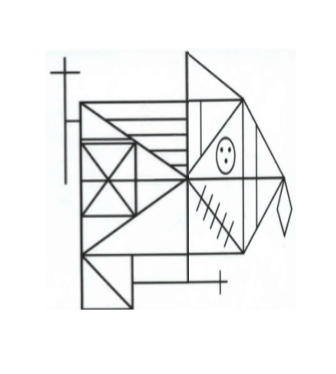
#> input picture Images/dataset1_reyDistorsiones/t7.png, 336 x 374 px, found by its file name
$ jupyter execute EX2_Dataset1_BRIEF_with_OpenCV.ipynb   (shell and % lines are left out)
#> lines starting #> are read from the running program, lines starting #| are printed output that depends on the picture
<a href="https://colab.research.google.com/github/DayrisRM/VisionArtificial-M0T/blob/master/EX2_Dataset1_BRIEF_with_OpenCV.ipynb" target="_parent"></a>

[cell 1]
import cv2
import matplotlib.pyplot as plt
import numpy as np

[cell 2]
# Load the image
imagePrefix = 't7'
image1 = cv2.imread(imagePrefix + '.png')
#> image1 is the input picture: shape (374, 336, 3); mean B, G, R 242.1, 242.1, 241.4

# Convert the training image to RGB
training_image = cv2.cvtColor(image1, cv2.COLOR_BGR2RGB)

# Convert the training image to gray scale
training_gray = cv2.cvtColor(training_image, cv2.COLOR_RGB2GRAY)

[cell 3]
# Create test image by adding Scale Invariance and Rotational Invariance
test_image = cv2.pyrDown(training_image)
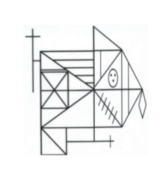
#> test_image: shape (187, 168, 3); mean R, G, B 241.4, 242.1, 242.1
test_image = cv2.pyrDown(test_image)
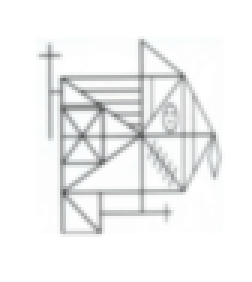
#> test_image: shape (94, 84, 3) (shown 3 times larger); mean R, G, B 241.5, 242.1, 242.2
num_rows, num_cols = test_image.shape[:2]
#> num_rows = 94; num_cols = 84

rotation_matrix = cv2.getRotationMatrix2D((num_cols/2, num_rows/2), 30, 1)
test_image = cv2.warpAffine(test_image, rotation_matrix, (num_cols, num_rows))
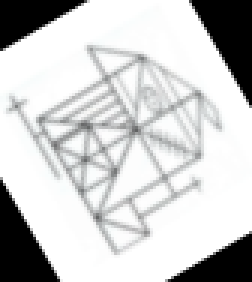
#> test_image: shape (94, 84, 3) (shown 3 times larger); mean R, G, B 201.6, 202.2, 202.2

test_gray = cv2.cvtColor(test_image, cv2.COLOR_RGB2GRAY)

[cell 4]
# Display traning image and testing image
fx, plots = plt.subplots(1, 2, figsize=(20,10))

plots[0].set_title("Training Image")
plots[0].imshow(training_image)

plots[1].set_title("Testing Image")
plots[1].imshow(test_image)
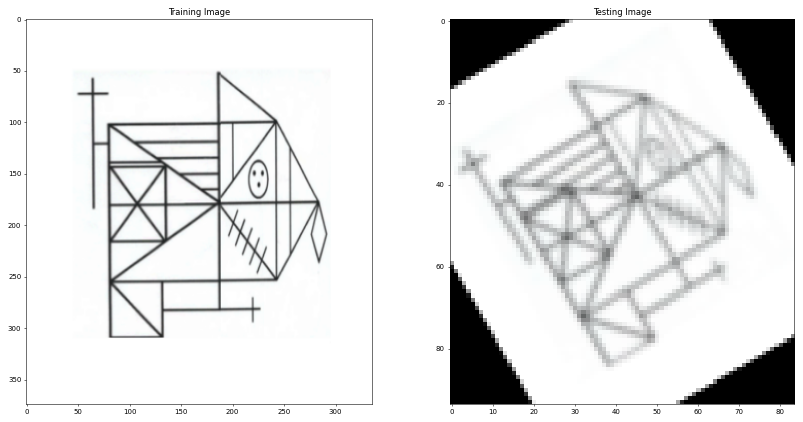
#> figure drawn by matplotlib, 2 panels

[cell 5]
#Detect keypoints and Create Descriptor
fast = cv2.FastFeatureDetector_create()
brief = cv2.xfeatures2d.BriefDescriptorExtractor_create()

train_keypoints = fast.detect(training_gray, None)
#> train_keypoints = 487 keypoints; strongest (x, y, size): (221, 150, 7), (229, 150, 7), (186, 52, 7), (78, 72, 7)
test_keypoints = fast.detect(test_gray, None)
#> test_keypoints = 199 keypoints; strongest (x, y, size): (13, 39, 7), (48, 77, 7), (30, 16, 7), (45, 43, 7)

train_keypoints, train_descriptor = brief.compute(training_gray, train_keypoints)
test_keypoints, test_descriptor = brief.compute(test_gray, test_keypoints)
#> test_keypoints = 71 keypoints; strongest (x, y, size): (45, 43, 7), (28, 53, 7), (38, 57, 7), (34, 49, 7)

keypoints_without_size = np.copy(training_image)
keypoints_with_size = np.copy(training_image)

cv2.drawKeypoints(training_image, train_keypoints, keypoints_without_size, color = (0, 255, 0))
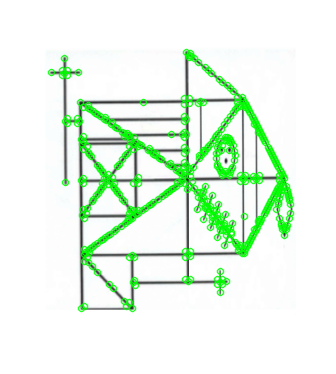
#> keypoints_without_size: shape (374, 336, 3); mean R, G, B 229.9, 246.6, 230.4

cv2.drawKeypoints(training_image, train_keypoints, keypoints_with_size, flags = cv2.DRAW_MATCHES_FLAGS_DRAW_RICH_KEYPOINTS)
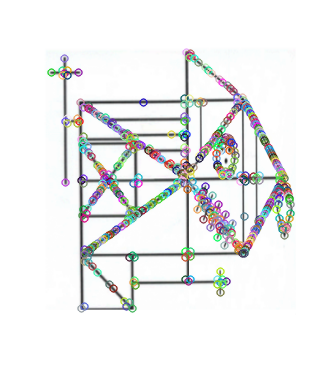
#> keypoints_with_size: shape (374, 336, 3); mean R, G, B 237.2, 237.8, 237.7

[cell 6]
# Display image with and without keypoints size
fx, plots = plt.subplots(1, 2, figsize=(20,10))

plots[0].set_title("Train keypoints With Size")
plots[0].imshow(keypoints_with_size, cmap='gray')

plots[1].set_title("Train keypoints Without Size")
plots[1].imshow(keypoints_without_size, cmap='gray')

cv2.imwrite('brief_' + imagePrefix + '_keypoints_with_size.png',keypoints_with_size)
cv2.imwrite('brief_' + imagePrefix + '_keypoints_without_size.png',keypoints_without_size)
#> Out = True

[cell 7]
# Print the number of keypoints detected in the training image
print("Number of Keypoints Detected In The Training Image: ", len(train_keypoints))
#| Number of Keypoints Detected In The Training Image:  487

# Print the number of keypoints detected in the query image
print("Number of Keypoints Detected In The Query Image: ", len(test_keypoints))
#| Number of Keypoints Detected In The Query Image:  71

[cell 8]
#Matching Keypoints
# Create a Brute Force Matcher object.
bf = cv2.BFMatcher(cv2.NORM_HAMMING, crossCheck = True)

# Perform the matching between the BRIEF descriptors of the training image and the test image
matches = bf.match(train_descriptor, test_descriptor)
#> matches = 31 matches

# The matches with shorter distance are the ones we want.
matches = sorted(matches, key = lambda x : x.distance)

result = cv2.drawMatches(training_image, train_keypoints, test_gray, test_keypoints, matches, test_gray, flags = 2)
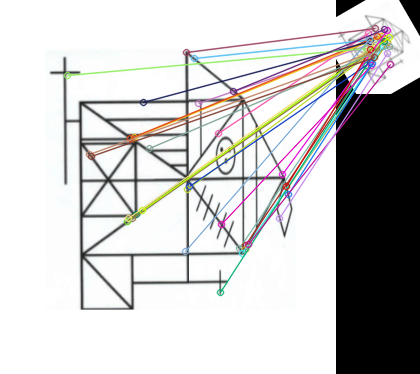
#> result: shape (374, 420, 3); mean R, G, B 199.6, 198.9, 198.5

# Display the best matching points
plt.rcParams['figure.figsize'] = [14.0, 7.0]
plt.title('Best Matching Points')
plt.imshow(result)
plt.show()

# Print total number of matching points between the training and query images
print("\nNumber of Matching Keypoints Between The Training and Query Images: ", len(matches))
#| Number of Matching Keypoints Between The Training and Query Images:  31

cv2.imwrite('brief_' + imagePrefix + '_best_machine_points.png',result)
#> Out = True

$ run again, with Images/dataset1_reyDistorsiones/t1.png copied over Images/dataset1_reyDistorsiones/t7.png
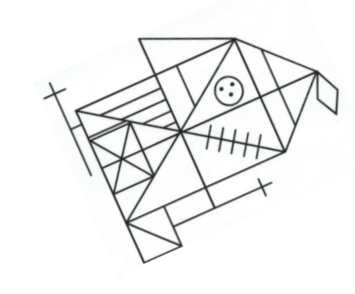
#> input picture Images/dataset1_reyDistorsiones/t1.png, 355 x 294 px, found by its file name
#> image1 is the input picture: shape (294, 355, 3); mean B, G, R 241.9, 241.9, 241.3
#> `[cell 4] # Display traning image and testing image fx, plots = plt.sub..`:
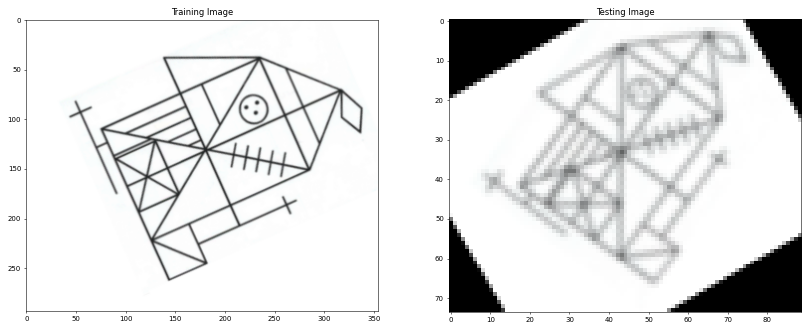
#> figure drawn by matplotlib, 2 panels
#> `train_keypoints = fast.detect(training_gray, None)`: train_keypoints = 932 keypoints; strongest (x, y, size): (231, 84, 7), (230, 94, 7), (181, 245, 7), (64, 89, 7)
#> `test_keypoints = fast.detect(test_gray, None)`: test_keypoints = 156 keypoints; strongest (x, y, size): (31, 38, 7), (65, 4, 7), (57, 58, 7), (43, 7, 7)
#> `train_keypoints, train_descriptor = brief.compute(training_gray, train..`: train_keypoints = 921 keypoints; strongest (x, y, size): (231, 84, 7), (230, 94, 7), (181, 245, 7), (64, 89, 7)
#> `test_keypoints, test_descriptor = brief.compute(test_gray, test_keypoi..`: test_keypoints = 34 keypoints; strongest (x, y, size): (31, 38, 7), (43, 33, 7), (55, 42, 7), (37, 42, 7)
#> `cv2.imwrite('brief_' + imagePrefix + '_keypoints_without_size.png',key..`: Out = True
#| Number of Keypoints Detected In The Training Image:  921
#| Number of Keypoints Detected In The Query Image:  34
#> matches = 21 matches
#> `result = cv2.drawMatches(training_image, train_keypoints, test_gray, t..`:
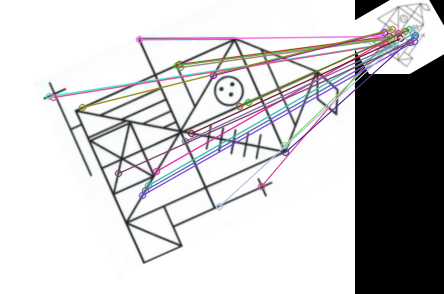
#> result: shape (294, 444, 3); mean R, G, B 199, 197.9, 199.3
#| Number of Matching Keypoints Between The Training and Query Images:  21
#> `cv2.imwrite('brief_' + imagePrefix + '_best_machine_points.png',result)`: Out = True

$ run again, with Images/dataset1_reyDistorsiones/t2.png copied over Images/dataset1_reyDistorsiones/t7.png
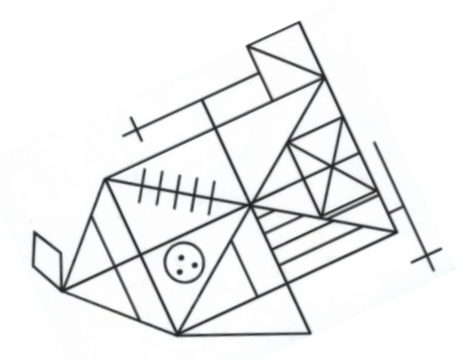
#> input picture Images/dataset1_reyDistorsiones/t2.png, 473 x 361 px, found by its file name
#> image1 is the input picture: shape (361, 473, 3); mean B, G, R 239.6, 239.5, 238.8
#> `train_keypoints = fast.detect(training_gray, None)`: train_keypoints = 1235 keypoints; strongest (x, y, size): (440, 249, 7), (299, 22, 7), (141, 140, 7), (174, 207, 7)
#> `test_keypoints = fast.detect(test_gray, None)`: test_keypoints = 288 keypoints; strongest (x, y, size): (99, 37, 7), (45, 15, 7), (93, 69, 7), (22, 82, 7)
#> `train_keypoints, train_descriptor = brief.compute(training_gray, train..`: train_keypoints = 1203 keypoints; strongest (x, y, size): (440, 249, 7), (141, 140, 7), (174, 207, 7), (131, 118, 7)
#> `test_keypoints, test_descriptor = brief.compute(test_gray, test_keypoi..`: test_keypoints = 126 keypoints; strongest (x, y, size): (31, 61, 7), (90, 30, 7), (82, 42, 7), (84, 42, 7)
#> keypoints_without_size: shape (361, 473, 3); mean R, G, B 219.6, 248.8, 220.1
#> `cv2.drawKeypoints(training_image, train_keypoints, keypoints_with_size..`:
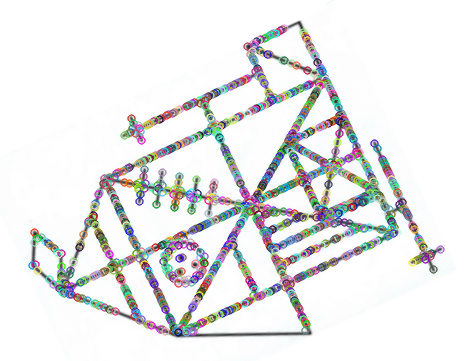
#> keypoints_with_size: shape (361, 473, 3); mean R, G, B 232.2, 232.6, 233
#> `cv2.imwrite('brief_' + imagePrefix + '_keypoints_without_size.png',key..`: Out = True
#| Number of Keypoints Detected In The Training Image:  1203
#| Number of Keypoints Detected In The Query Image:  126
#> matches = 45 matches
#> `result = cv2.drawMatches(training_image, train_keypoints, test_gray, t..`:
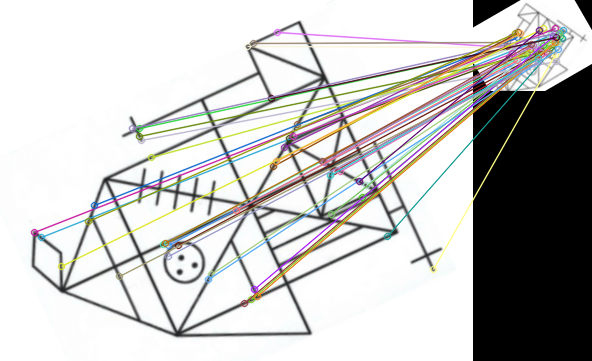
#> result: shape (361, 592, 3); mean R, G, B 195, 194.5, 193.4
#| Number of Matching Keypoints Between The Training and Query Images:  45
#> `cv2.imwrite('brief_' + imagePrefix + '_best_machine_points.png',result)`: Out = True

$ run again, with Images/dataset1_reyDistorsiones/t3.png copied over Images/dataset1_reyDistorsiones/t7.png
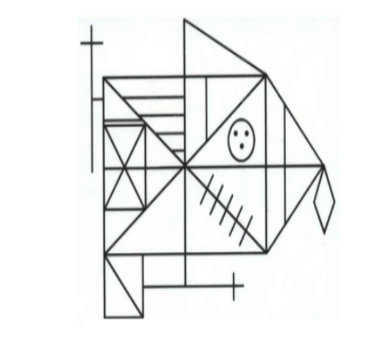
#> input picture Images/dataset1_reyDistorsiones/t3.png, 380 x 361 px, found by its file name
#> image1 is the input picture: shape (361, 380, 3); mean B, G, R 241.4, 241.3, 240.6
#> `train_keypoints = fast.detect(training_gray, None)`: train_keypoints = 491 keypoints; strongest (x, y, size): (235, 134, 7), (246, 134, 7), (241, 147, 7), (246, 132, 7)
#> `test_keypoints = fast.detect(test_gray, None)`: test_keypoints = 224 keypoints; strongest (x, y, size): (74, 26, 7), (31, 51, 7), (17, 34, 7), (82, 39, 7)
#> `train_keypoints, train_descriptor = brief.compute(training_gray, train..`: train_keypoints = 486 keypoints; strongest (x, y, size): (235, 134, 7), (246, 134, 7), (241, 147, 7), (246, 132, 7)
#> `test_keypoints, test_descriptor = brief.compute(test_gray, test_keypoi..`: test_keypoints = 90 keypoints; strongest (x, y, size): (31, 51, 7), (45, 43, 7), (30, 39, 7), (41, 57, 7)
#> keypoints_without_size: shape (361, 380, 3); mean R, G, B 229.8, 245.9, 230.4
#> keypoints_with_size: shape (361, 380, 3); mean R, G, B 236.8, 237.4, 237.4
#> `cv2.imwrite('brief_' + imagePrefix + '_keypoints_without_size.png',key..`: Out = True
#| Number of Keypoints Detected In The Training Image:  486
#| Number of Keypoints Detected In The Query Image:  90
#> matches = 30 matches
#> `result = cv2.drawMatches(training_image, train_keypoints, test_gray, t..`:
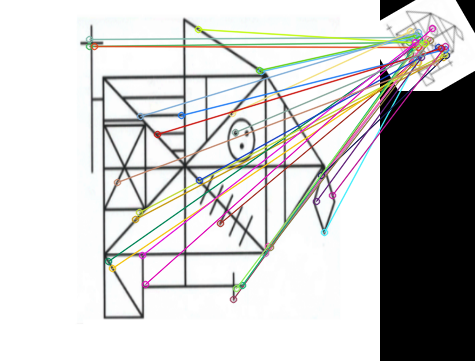
#> result: shape (361, 475, 3); mean R, G, B 198.3, 197.7, 196.9
#| Number of Matching Keypoints Between The Training and Query Images:  30
#> `cv2.imwrite('brief_' + imagePrefix + '_best_machine_points.png',result)`: Out = True
